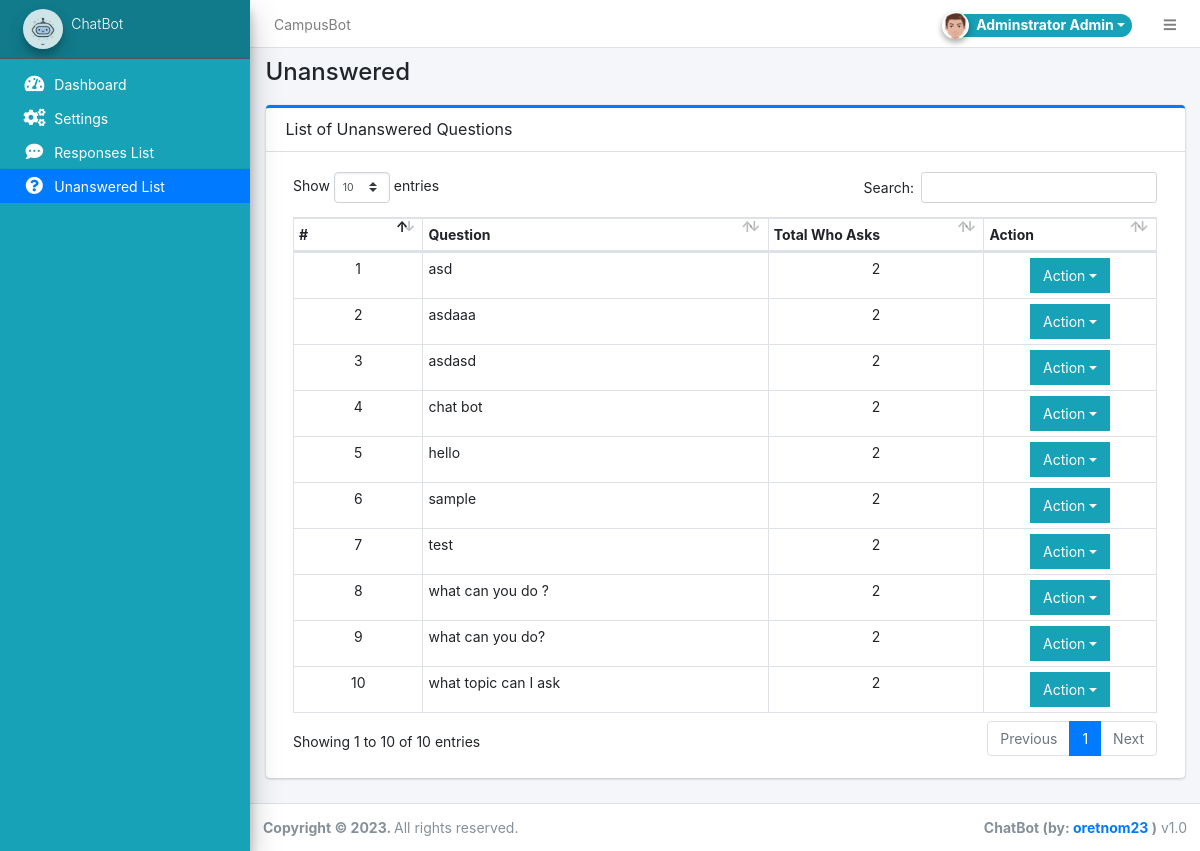
Screenshot of /admin/?page=unanswered (signed in) with the database file from the repository.
### tables this page shows
CREATE TABLE `unanswered` (
  `id` int(30) NOT NULL,
  `question` text DEFAULT NULL,
  `no_asks` int(30) NOT NULL DEFAULT 0
);

### admin/unanswered/index.php (the view, shortened to what this page needs)
<div class="card card-outline card-primary">
	<div class="card-header">
		<h3 class="card-title">List of Unanswered Questions</h3>
	</div>
	<div class="card-body">
		<div class="container-fluid">
			<table class="table table-bordered table-stripped">
				<colgroup>
					<col width="15%">
					<col width="40%">
					<col width="25%">
					<col width="20%">
				</colgroup>
				<thead>
					<tr>
						<th>#</th>
						<th>Question</th>
						<th>Total Who Asks</th>
						<th>Action</th>
					</tr>
				</thead>
				<tbody>
					<?php
					$i = 1;
						$qry = $conn->query("SELECT * FROM `unanswered`  order by question asc ");
						while($row = $qry->fetch_assoc()):
					?>
						<tr>
							<td class="text-center"><?php echo $i++; ?></td>
							<td><?php echo $row['question'] ?></td>
							<td class="text-center"><?php echo number_format($row['no_asks']) ?></td>
							<td align="center">
								 <button type="button" class="btn btn-flat btn-info dropdown-toggle dropdown-icon" data-toggle="dropdown">
				                  		Action
				                  </button>
							</td>
						</tr>
					<?php endwhile; ?>
				</tbody>
			</table>
		</div>
	</div>
</div>

### rows the page displays
unanswered: question "asd", no_asks "2"
unanswered: question "asdaaa", no_asks "2"
unanswered: question "asdasd", no_asks "2"
unanswered: question "chat bot", no_asks "2"
unanswered: question "hello", no_asks "2"
unanswered: question "sample", no_asks "2"
unanswered: question "test", no_asks "2"
unanswered: question "what can you do ?", no_asks "2"
unanswered: question "what can you do?", no_asks "2"
unanswered: question "what topic can I ask", no_asks "2"

### other values shown
$_settings->info('name') "CampusBot"
$_settings->userdata('firstname').' '.$_settings->userdata('lastname') "Adminstrator Admin"
$_settings->info('short_name') "ChatBot"
str_replace(array("/","_"), " ",$page) "Unanswered"
